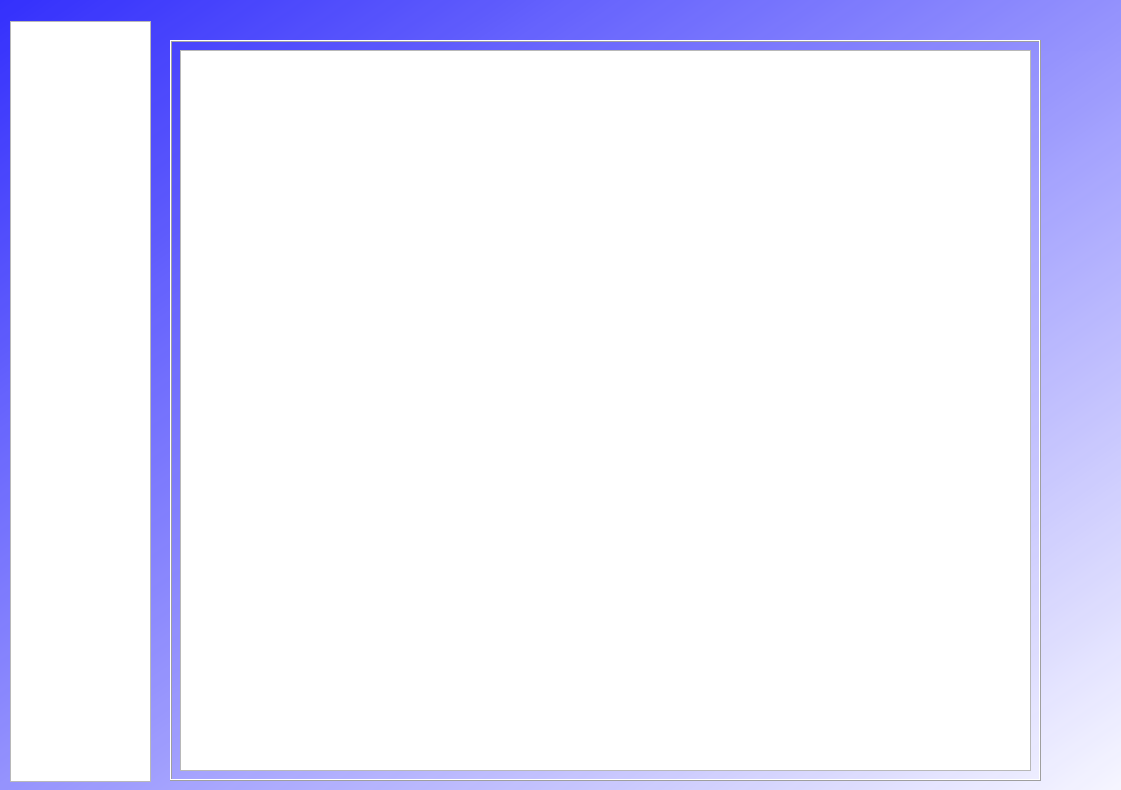
<?xml version="1.0" encoding="UTF-8"?>
<ui version="4.0">
 <class>Form</class>
 <widget class="QWidget" name="Form">
  <property name="geometry">
   <rect>
    <x>0</x>
    <y>0</y>
    <width>1121</width>
    <height>790</height>
   </rect>
  </property>
  <property name="minimumSize">
   <size>
    <width>690</width>
    <height>460</height>
   </size>
  </property>
  <property name="maximumSize">
   <size>
    <width>1920</width>
    <height>1080</height>
   </size>
  </property>
  <property name="windowTitle">
   <string>Form</string>
  </property>
  <widget class="QWidget" name="Background" native="true">
   <property name="enabled">
    <bool>true</bool>
   </property>
   <property name="geometry">
    <rect>
     <x>0</x>
     <y>0</y>
     <width>1181</width>
     <height>821</height>
    </rect>
   </property>
   <property name="styleSheet">
    <string notr="true">QWidget#Background{
	background-color: qlineargradient(spread:pad, x1:0, y1:0, x2:1, y2:1, stop:0 rgba(5, 0, 255, 0.8), stop:1 rgba(255, 255, 255, 255));
 
}</string>
   </property>
   <widget class="QFrame" name="frame">
    <property name="geometry">
     <rect>
      <x>170</x>
      <y>40</y>
      <width>871</width>
      <height>741</height>
     </rect>
    </property>
    <property name="frameShape">
     <enum>QFrame::Box</enum>
    </property>
    <property name="frameShadow">
     <enum>QFrame::Raised</enum>
    </property>
    <widget class="QGraphicsView" name="camera_view">
     <property name="geometry">
      <rect>
       <x>10</x>
       <y>10</y>
       <width>851</width>
       <height>721</height>
      </rect>
     </property>
    </widget>
   </widget>
   <widget class="QListWidget" name="listWidget">
    <property name="geometry">
     <rect>
      <x>10</x>
      <y>21</y>
      <width>141</width>
      <height>761</height>
     </rect>
    </property>
   </widget>
   <widget class="QPushButton" name="Refresh">
    <property name="geometry">
     <rect>
      <x>40</x>
      <y>30</y>
      <width>75</width>
      <height>23</height>
     </rect>
    </property>
    <property name="text">
     <string/>
    </property>
    <property name="icon">
     <iconset>
      <normaloff>../icons/arrow-circle-225.png</normaloff>../icons/arrow-circle-225.png</iconset>
    </property>
    <property name="iconSize">
     <size>
      <width>25</width>
      <height>25</height>
     </size>
    </property>
    <property name="shortcut">
     <string>R</string>
    </property>
    <property name="flat">
     <bool>true</bool>
    </property>
   </widget>
   <widget class="QWidget" name="verticalLayoutWidget">
    <property name="geometry">
     <rect>
      <x>1040</x>
      <y>30</y>
      <width>84</width>
      <height>741</height>
     </rect>
    </property>
    <layout class="QVBoxLayout" name="verticalLayout">
     <item>
      <spacer name="verticalSpacer">
       <property name="orientation">
        <enum>Qt::Vertical</enum>
       </property>
       <property name="sizeHint" stdset="0">
        <size>
         <width>20</width>
         <height>40</height>
        </size>
       </property>
      </spacer>
     </item>
     <item>
      <widget class="QPushButton" name="otomatis">
       <property name="toolTip">
        <string>Open Cam</string>
       </property>
       <property name="text">
        <string/>
       </property>
       <property name="icon">
        <iconset>
         <normaloff>../icons/clock.png</normaloff>../icons/clock.png</iconset>
       </property>
       <property name="iconSize">
        <size>
         <width>25</width>
         <height>25</height>
        </size>
       </property>
       <property name="flat">
        <bool>true</bool>
       </property>
      </widget>
     </item>
     <item>
      <widget class="QPushButton" name="Open_cam">
       <property name="toolTip">
        <string>Open Cam</string>
       </property>
       <property name="text">
        <string/>
       </property>
       <property name="icon">
        <iconset>
         <normaloff>../icons/unlocked.png</normaloff>../icons/unlocked.png</iconset>
       </property>
       <property name="iconSize">
        <size>
         <width>25</width>
         <height>25</height>
        </size>
       </property>
       <property name="flat">
        <bool>true</bool>
       </property>
      </widget>
     </item>
     <item>
      <widget class="QPushButton" name="Click_photo">
       <property name="toolTip">
        <string>Photo</string>
       </property>
       <property name="autoFillBackground">
        <bool>false</bool>
       </property>
       <property name="styleSheet">
        <string notr="true"/>
       </property>
       <property name="text">
        <string/>
       </property>
       <property name="icon">
        <iconset>
         <normaloff>../icons/camera.png</normaloff>../icons/camera.png</iconset>
       </property>
       <property name="iconSize">
        <size>
         <width>30</width>
         <height>30</height>
        </size>
       </property>
       <property name="autoDefault">
        <bool>false</bool>
       </property>
       <property name="default">
        <bool>false</bool>
       </property>
       <property name="flat">
        <bool>true</bool>
       </property>
      </widget>
     </item>
     <item>
      <widget class="QPushButton" name="Open_folder">
       <property name="toolTip">
        <string>Open Folder</string>
       </property>
       <property name="text">
        <string/>
       </property>
       <property name="icon">
        <iconset>
         <normaloff>../icons/folder.png</normaloff>../icons/folder.png</iconset>
       </property>
       <property name="iconSize">
        <size>
         <width>25</width>
         <height>25</height>
        </size>
       </property>
       <property name="autoDefault">
        <bool>false</bool>
       </property>
       <property name="default">
        <bool>false</bool>
       </property>
       <property name="flat">
        <bool>true</bool>
       </property>
      </widget>
     </item>
     <item>
      <widget class="QPushButton" name="Setting_cam">
       <property name="toolTip">
        <string>Setting Camera</string>
       </property>
       <property name="text">
        <string/>
       </property>
       <property name="icon">
        <iconset>
         <normaloff>../icons/gear.png</normaloff>../icons/gear.png</iconset>
       </property>
       <property name="iconSize">
        <size>
         <width>25</width>
         <height>25</height>
        </size>
       </property>
       <property name="flat">
        <bool>true</bool>
       </property>
      </widget>
     </item>
     <item>
      <spacer name="verticalSpacer_2">
       <property name="orientation">
        <enum>Qt::Vertical</enum>
       </property>
       <property name="sizeHint" stdset="0">
        <size>
         <width>20</width>
         <height>40</height>
        </size>
       </property>
      </spacer>
     </item>
    </layout>
   </widget>
  </widget>
 </widget>
 <resources/>
 <connections/>
</ui>
